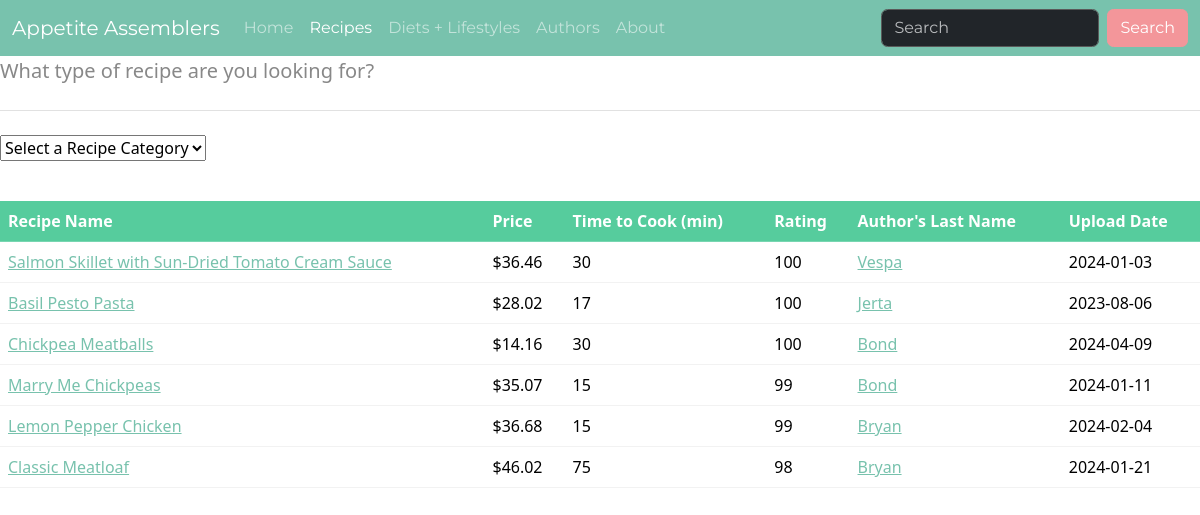
The page /recipes.php?rca=Dinner on the database its author committed.
### tables this page shows
CREATE TABLE RECIPES( 
    Recipe_id           INT             NOT NULL, 
    Recipe_name         VARCHAR(50)     NOT NULL, 
    Recipe_category     VARCHAR(50), 
    Recipe_price        DECIMAL(10,2)   DEFAULT 0.00 NOT NULL, 
    Recipe_author       INT            NOT NULL, 
    Recipe_rating       INT             DEFAULT 100 NOT NULL, 
    Recipe_mintocook    INT             DEFAULT 0 NOT NULL, 
    Recipe_uploaddate   DATE            NOT NULL, 
    PRIMARY KEY (Recipe_id), 
    CONSTRAINT CheckRecipePrice CHECK (Recipe_price  >= 0.00), 
    CONSTRAINT CheckRatingRange CHECK  (Recipe_rating  >= 0 AND Recipe_rating <= 100), 
    CONSTRAINT CheckMinToCook CHECK (Recipe_mintocook >= 0), 
    FOREIGN KEY (Recipe_author) REFERENCES USERS(User_id) 
        ON DELETE CASCADE 
        ON UPDATE CASCADE 
);

CREATE TABLE USERS( 
    User_id             INT             NOT NULL, 
    User_fname          VARCHAR(50)     NOT NULL, 
    User_lname          VARCHAR(50)     NOT NULL, 
    User_email          VARCHAR(255)    UNIQUE NOT NULL, 
    User_joindate       DATE            NOT NULL, 
    PRIMARY KEY (User_id) 
);

### recipes.php (the view, shortened to what this page needs)
<!DOCTYPE html>
<html lang="en">
    <head>
        <link rel="stylesheet" href="bootstrap.min.css">
    </head>
    <body>
    <nav class="navbar navbar-expand-lg bg-primary" data-bs-theme="dark">
        <div class="container-fluid">
            <a class="navbar-brand" href="index.php">Appetite Assemblers</a>
            <div class="collapse navbar-collapse" id="navbarColor01">
                <ul class="navbar-nav me-auto">
                <li class="nav-item">
                <a class="nav-link" href="index.php">Home</a>
                </li>
                <li class="nav-item">
                    <a class="nav-link active" href="#">Recipes</a>
                </li>
                <li class="nav-item">
                    <a class="nav-link" href="restrictions.php">Diets + Lifestyles</a>
                </li>
                <li class="nav-item">
                    <a class="nav-link" href="authors.php">Authors</a>
                </li>
                <li class="nav-item">
                    <a class="nav-link" href="about.php">About</a>
                </li>
                </ul>
                    <form class="d-flex">
                    <input class="form-control me-sm-2" type="search" placeholder="Search">
                    <button class="btn btn-secondary my-2 my-sm-0" type="submit">Search</button>
                    </form>
            </div>
        </div>
    </nav>
        <div class="jumbotron">
            <p class="lead">What type of recipe are you looking for?<p>
            <hr class="my-4">
            <form method="GET" action="recipes.php">
                <select name="rca" onchange='this.form.submit()'>
                    <option selected>Select a Recipe Category</option>
                    <?php
                    $connection = mysqli_connect(DBHOST, DBUSER, DBPASS, DBNAME);
                    ?>
                </select>
                <?php
                if ($_SERVER["REQUEST_METHOD"] == "GET")
                {
                    if (isset($_GET['rca']) )
                    {
                ?>
                <p>&nbsp;</p>
                <table class="table table-hover">
                    <thead>
                        <tr class="table-success">
                            <th scope="col">Recipe Name</th>
                            <th scope="col">Price</th>
                            <th scope="col">Time to Cook (min)</th>
                            <th scope="col">Rating</th>
                            <th scope="col">Author's Last Name</th>
                            <th scope="col">Upload Date</th>
                        </tr>
                    </thead>
                    <?php
                        $sql = " SELECT *
                            FROM RECIPES
                            LEFT JOIN USERS ON Recipe_author = User_id
                            WHERE Recipe_category = '{$_GET['rca']}'
                            ORDER BY Recipe_rating DESC";
                        if ($result = mysqli_query($connection, $sql))
                        {
                            while($row = mysqli_fetch_assoc($result))
                            {
                    ?>
                    <tr>
                        <td><a href="ingredients.php?id=<?php echo $row['Recipe_id']; ?>"><?php echo $row['Recipe_name']; ?></a></td>
                        <td><?php echo '$' . $row['Recipe_price'] ?></td>
                        <td><?php echo $row['Recipe_mintocook'] ?></td>
                        <td><?php echo $row['Recipe_rating'] ?></td>
                        <td><a href="authors.php?id=<?php echo $row['User_id']; ?>"><?php echo $row['User_lname']; ?></a></td>
                        <td><?php echo $row['Recipe_uploaddate'] ?></td>
                    </tr>
                    <?php
                            }
                        }
                    }
                }
                    ?>
                </table>
            </form>
        </div>
    </body>
</html>

### rows shown on the page
recipes: Recipe_name "Salmon Skillet with Sun-Dried Tomato Cream Sauce", Recipe_price "36.46", Recipe_mintocook "30", Recipe_rating "100", Recipe_author.User_lname "Vespa", Recipe_uploaddate "2024-01-03"
recipes: Recipe_name "Basil Pesto Pasta", Recipe_price "28.02", Recipe_mintocook "17", Recipe_rating "100", Recipe_author.User_lname "Jerta", Recipe_uploaddate "2023-08-06"
recipes: Recipe_name "Chickpea Meatballs", Recipe_price "14.16", Recipe_mintocook "30", Recipe_rating "100", Recipe_author.User_lname "Bond", Recipe_uploaddate "2024-04-09"
recipes: Recipe_name "Marry Me Chickpeas", Recipe_price "35.07", Recipe_mintocook "15", Recipe_rating "99", Recipe_author.User_lname "Bond", Recipe_uploaddate "2024-01-11"
recipes: Recipe_name "Lemon Pepper Chicken", Recipe_price "36.68", Recipe_mintocook "15", Recipe_rating "99", Recipe_author.User_lname "Bryan", Recipe_uploaddate "2024-02-04"
recipes: Recipe_name "Classic Meatloaf", Recipe_price "46.02", Recipe_mintocook "75", Recipe_rating "98", Recipe_author.User_lname "Bryan", Recipe_uploaddate "2024-01-21"
